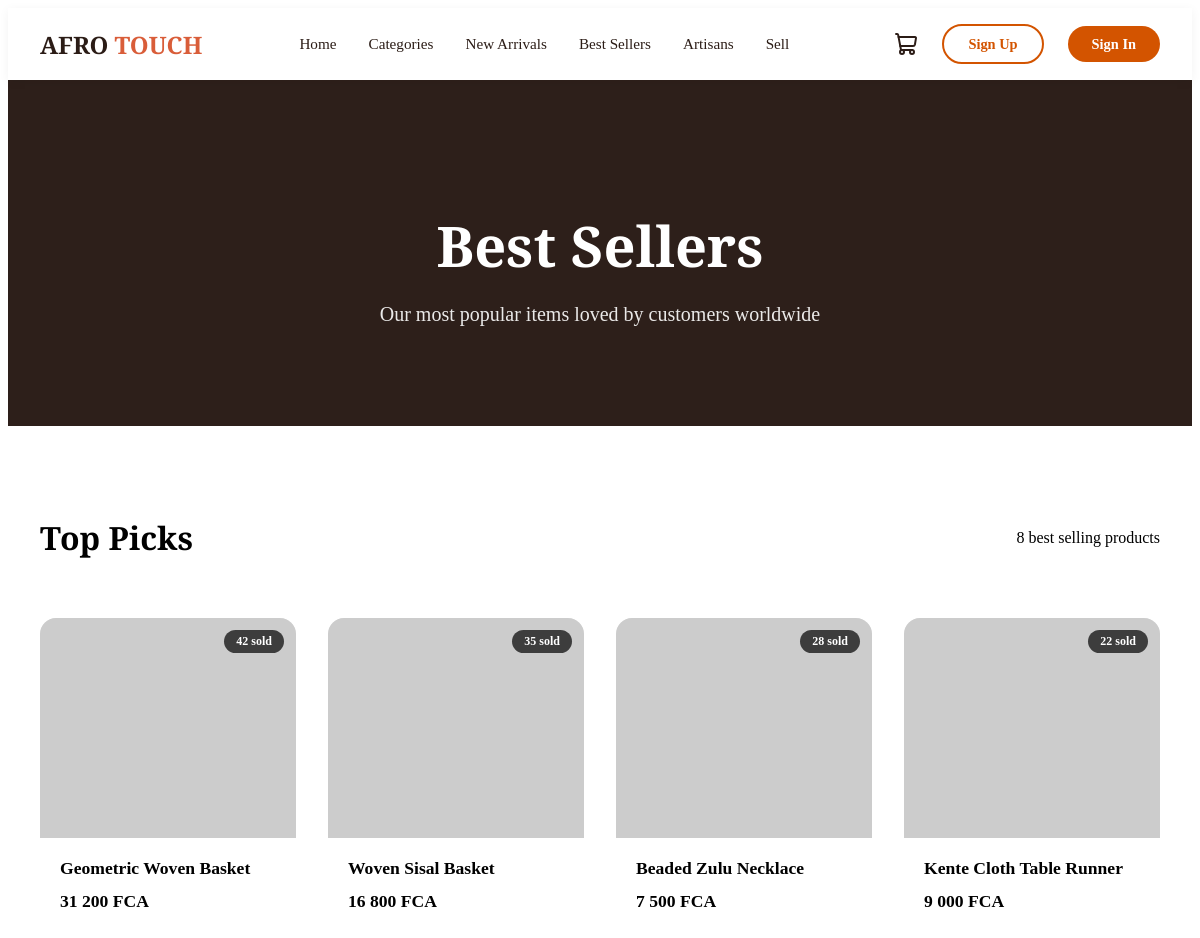
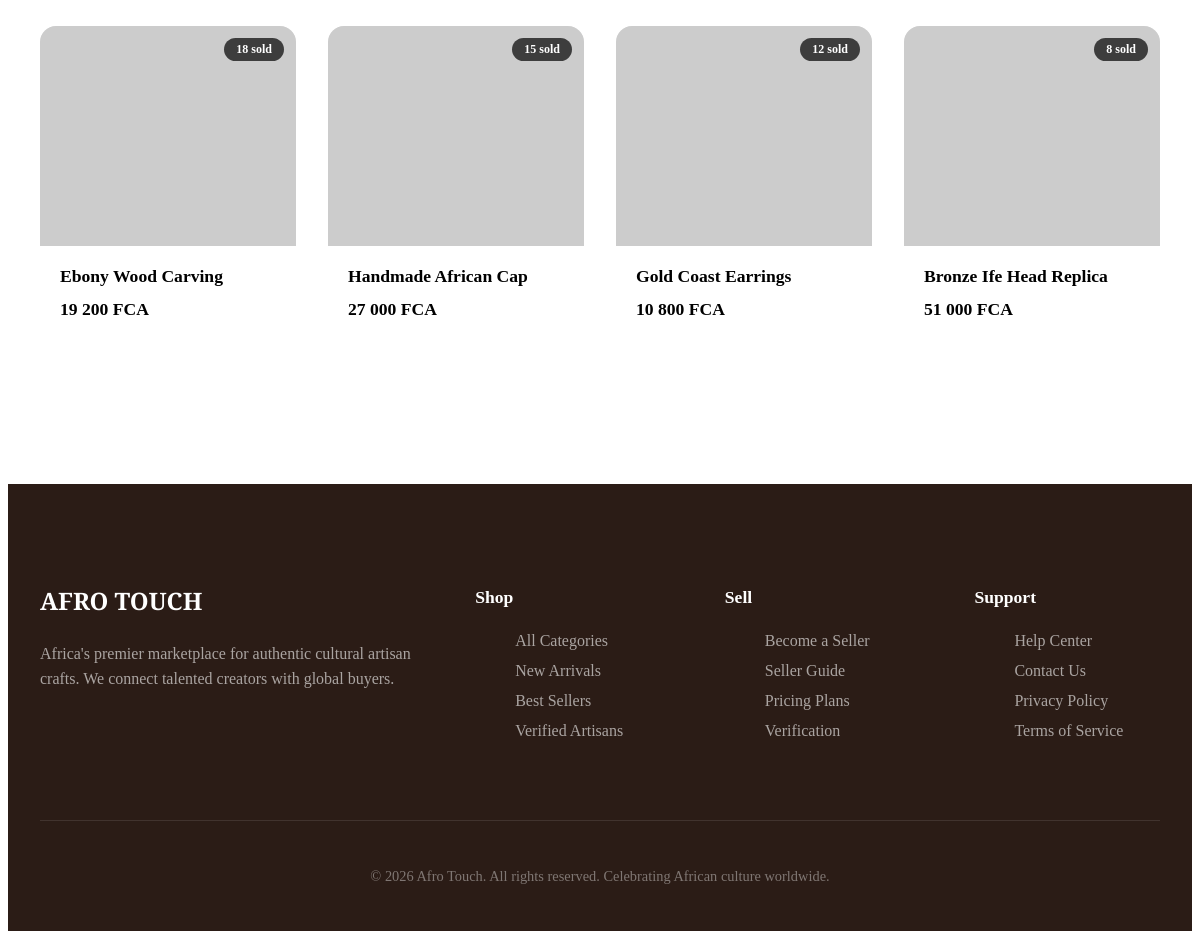
/TREACY/best-sellers.php, run on the app's committed database (2 pictures, top to bottom).
### tables this page shows
CREATE TABLE IF NOT EXISTS products (
    id INT AUTO_INCREMENT PRIMARY KEY,
    seller_id INT NOT NULL,
    category_id INT NOT NULL,
    name VARCHAR(255) NOT NULL,
    slug VARCHAR(100) UNIQUE NOT NULL,
    description TEXT,
    price DECIMAL(10,2) NOT NULL,
    compare_price DECIMAL(10,2),
    image VARCHAR(500),
    images TEXT,
    stock INT DEFAULT 0,
    sku VARCHAR(100),
    status ENUM('active', 'inactive', 'draft') DEFAULT 'active',
    is_featured BOOLEAN DEFAULT FALSE,
    is_verified BOOLEAN DEFAULT FALSE,
    sales_count INT DEFAULT 0,
    view_count INT DEFAULT 0,
    created_at DATETIME DEFAULT CURRENT_TIMESTAMP,
    updated_at DATETIME DEFAULT CURRENT_TIMESTAMP ON UPDATE CURRENT_TIMESTAMP
);

### TREACY/db.php (called while the page is built, shortened)
<?php
if (!function_exists('getProducts')) {
function getProducts($pdo, $limit = null, $category = null, $featured = false, $newArrivals = false, $bestSellers = false) {
    $sql = "SELECT p.*, c.name as category_name, s.store_name, s.is_verified
            FROM products p
            LEFT JOIN categories c ON p.category_id = c.id
            LEFT JOIN sellers s ON p.seller_id = s.id
            WHERE p.status = 'active'";
    $params = [];
    if ($bestSellers) {
        $sql .= " ORDER BY p.sales_count DESC";
    } else {
        $sql .= " ORDER BY p.created_at DESC";
    }
    if ($limit) {
        $sql .= " LIMIT " . intval($limit);
    }
    $stmt = $pdo->prepare($sql);
    $stmt->execute($params);
    return $stmt->fetchAll();
}
}

### TREACY/best-sellers.php (the view, shortened to what this page needs)
<?php
include 'components/store-layout_start.php';
include 'db.php';
$bestSellers = getProducts($pdo, 20, null, false, false, true);
?>
<section class="page-hero">
    <h1>Best Sellers</h1>
    <p>Our most popular items loved by customers worldwide</p>
</section>
<section class="products-section">
    <div class="section-header">
        <h2>Top Picks</h2>
        <span><?php echo count($bestSellers); ?> best selling products</span>
    </div>
    <?php if (empty($bestSellers)): ?>
    <div class="no-products">
        <p>No best sellers yet.</p>
    </div>
    <?php else: ?>
    <div class="products-grid">
        <?php foreach ($bestSellers as $p): ?>
        <div class="product-item" onclick="location.href='product-detail.php?id=<?php echo $p['id']; ?>'">
            <div class="product-image">
                <?php if ($p['image']): ?>
                <img src="<?php echo htmlspecialchars($p['image']); ?>" alt="<?php echo htmlspecialchars($p['name']); ?>">
                <?php else: ?>
                <img src="https://api.dicebear.com/7.x/initials/svg?seed=<?php echo urlencode($p['name']); ?>&backgroundColor=D35400" alt="">
                <?php endif; ?>
                <span class="sales-badge"><?php echo $p['sales_count']; ?> sold</span>
            </div>
            <div class="product-details">
                <h3><?php echo htmlspecialchars($p['name']); ?></h3>
                <div class="product-meta">
                    <span class="price"><?php echo number_format($p['price'], 0, ',', ' '); ?> FCA</span>
                </div>
            </div>
        </div>
        <?php endforeach; ?>
    </div>
    <?php endif; ?>
</section>
<?php include 'components/store-layout_end.php'; ?>

### TREACY/components/store-layout_start.php (shortened to what this page needs)
<!DOCTYPE html>
<html lang="en">
<head>
    <link rel="stylesheet" href="store-style.css">
</head>
<body class="storefront">
<?php
$user_logged_in = isset($_SESSION['user_id']);
$user_role = $_SESSION['role'] ?? '';
?>
<header class="store-header" id="storeHeader">
    <div class="header-left">
        <a href="home.php" class="store-logo">AFRO <span>TOUCH</span></a>
    </div>
    <nav class="main-nav" id="mainNav">
        <a href="home.php" class="nav-link">Home</a>
        <a href="products-store.php" class="nav-link">Categories</a>
        <a href="new-arrivals.php" class="nav-link">New Arrivals</a>
        <a href="best-sellers.php" class="nav-link">Best Sellers</a>
        <a href="verified-artisans.php" class="nav-link">Artisans</a>
        <a href="sell.php" class="nav-link">Sell</a>
    </nav>
    <div class="header-right">
        <a href="cart.php" class="cart-icon">
            <i data-lucide="shopping-cart" size="24"></i>
        </a>
        <?php if ($user_logged_in): ?>
        <div class="user-menu">
            <button class="user-btn" id="userMenuBtn">
                <i data-lucide="user" size="24"></i>
            </button>
            <div class="user-dropdown" id="userDropdown">
                <?php if ($user_role === 'seller'): ?>
                <a href="dashboard.php">Seller Dashboard</a>
                <a href="my-shop.php">My Shop</a>
                <?php elseif ($user_role === 'buyer'): ?>
                <a href="buyer-dashboard.php">My Dashboard</a>
                <a href="buyer-orders.php">My Orders</a>
                <?php elseif ($user_role === 'admin'): ?>
                <a href="admin-dashboard.php">Admin Dashboard</a>
                <?php endif; ?>
                <a href="buyer-settings.php">Settings</a>
                <a href="logout.php" class="logout">Logout</a>
            </div>
        </div>
        <?php else: ?>
        <a href="register.php" class="btn-signup">Sign Up</a>
        <a href="login.php" class="btn-login">Sign In</a>
        <?php endif; ?>
    </div>
</header>
<main class="store-content">

### TREACY/components/store-layout_end.php (shortened to what this page needs)
</main>
<footer class="store-footer">
    <div class="footer-grid">
        <div class="footer-brand">
            <h2>AFRO <span>TOUCH</span></h2>
            <p>Africa's premier marketplace for authentic cultural artisan crafts. We connect talented creators with global buyers.</p>
        </div>
        <div class="footer-col">
            <h4>Shop</h4>
            <ul>
                <li><a href="products-store.php">All Categories</a></li>
                <li><a href="new-arrivals.php">New Arrivals</a></li>
                <li><a href="best-sellers.php">Best Sellers</a></li>
                <li><a href="verified-artisans.php">Verified Artisans</a></li>
            </ul>
        </div>
        <div class="footer-col">
            <h4>Sell</h4>
            <ul>
                <li><a href="sell.php">Become a Seller</a></li>
                <li><a href="seller-guide.php">Seller Guide</a></li>
                <li><a href="pricing-plans.php">Pricing Plans</a></li>
                <li><a href="verification.php">Verification</a></li>
            </ul>
        </div>
        <div class="footer-col">
            <h4>Support</h4>
            <ul>
                <li><a href="help-center.php">Help Center</a></li>
                <li><a href="contact-us.php">Contact Us</a></li>
                <li><a href="privacy-policy.php">Privacy Policy</a></li>
                <li><a href="terms-of-service.php">Terms of Service</a></li>
            </ul>
        </div>
    </div>
    <div class="footer-bottom">
        <p>&copy; 2026 Afro Touch. All rights reserved. Celebrating African culture worldwide.</p>
    </div>
</footer>
</body>
</html>

### TREACY/store-style.css (style rules this page uses)
:root { --store-bg: #FFFFFF; --footer-bg: #2B1C16; --accent-orange: #D95D39; --text-dark: #2B1C16; --text-muted: #6B5E59; --font-heading: 'Instrument Serif', Georgia, serif; --font-body: 'Inter', system-ui, sans-serif; }
body.storefront { background-color: var(--store-bg); display: block; }
.store-header { display: flex; justify-content: space-between; align-items: center; padding: 1.5rem 2rem; position: sticky; top: 0; background: white; z-index: 1000; }
.store-logo { font-family: var(--font-heading); font-size: 1.75rem; font-weight: 600; color: var(--text-dark); }
.store-logo span { color: var(--accent-orange); }
.cart-icon { position: relative; cursor: pointer; text-decoration: none; color: var(--text-dark); }
.store-footer { background: var(--footer-bg); color: white; padding: 5rem 2rem 2rem; margin-top: 5rem; }
.footer-grid { max-width: 1200px; margin: 0 auto; display: grid; grid-template-columns: 2fr 1fr 1fr 1fr; gap: 4rem; margin-bottom: 4rem; }
.footer-brand h2 { font-family: var(--font-heading); margin-bottom: 1.5rem; color: white; }
.footer-brand p { color: rgba(255,255,255,0.6); line-height: 1.6; }
.footer-col h4 { margin-bottom: 1.5rem; font-weight: 600; font-size: 1.1rem; }
.footer-col ul { list-style: none; }
.footer-col ul li { margin-bottom: 0.75rem; }
.footer-col ul li a { color: rgba(255,255,255,0.6); text-decoration: none; transition: color 0.2s; }
.footer-bottom { border-top: 1px solid rgba(255,255,255,0.1); padding-top: 2rem; text-align: center; color: rgba(255,255,255,0.4); font-size: 0.9rem; }

### TREACY/components/store-layout_start.php (style rules this page uses)
.store-header { display: flex; justify-content: space-between; align-items: center; padding: 1rem 2rem; position: sticky; top: 0; background: white; z-index: 1000; box-shadow: 0 2px 10px rgba(0,0,0,0.05); }
.header-left { display: flex; align-items: center; gap: 1rem; }
.store-logo { font-family: var(--font-heading); font-size: 1.5rem; font-weight: 600; color: var(--text-dark); text-decoration: none; }
.store-logo span { color: var(--accent-orange); }
.main-nav { display: flex; gap: 2rem; }
.nav-link { color: var(--text-dark); text-decoration: none; font-weight: 500; font-size: 0.95rem; transition: color 0.2s; position: relative; }
.nav-link::after { content: ''; position: absolute; bottom: -4px; left: 0; width: 0; height: 2px; background: var(--accent-orange); transition: width 0.2s; }
.header-right { display: flex; align-items: center; gap: 1rem; }
.btn-login { background: #D35400 !important; color: white !important; padding: 0.6rem 1.5rem; border-radius: 100px; text-decoration: none; font-weight: 600; font-size: 0.9rem; transition: transform 0.2s; display: inline-block; }
.btn-signup { background: transparent !important; color: #D35400 !important; padding: 0.6rem 1.5rem; border-radius: 100px; text-decoration: none; font-weight: 600; font-size: 0.9rem; border: 2px solid #D35400; transition: all 0.2s; display: inline-block; margin-right: 0.5rem; }
.cart-icon { position: relative; cursor: pointer; text-decoration: none; color: var(--text-dark); display: flex; align-items: center; padding: 0.5rem; }

### TREACY/best-sellers.php (style rules this page uses)
.page-hero { background: #2D1F1A; color: white; padding: 5rem 2rem; text-align: center; }
.page-hero h1 { font-family: var(--font-heading); font-size: 3.5rem; margin-bottom: 1rem; }
.page-hero p { font-size: 1.25rem; opacity: 0.9; }
.products-section { padding: 4rem 2rem; max-width: 1400px; margin: 0 auto; }
.section-header { display: flex; justify-content: space-between; align-items: center; margin-bottom: 2rem; }
.section-header h2 { font-family: var(--font-heading); font-size: 2rem; }
.products-grid { display: grid; grid-template-columns: repeat(auto-fill, minmax(250px, 1fr)); gap: 2rem; }
.product-item { background: white; border-radius: 16px; border: 1px solid var(--border-color); overflow: hidden; cursor: pointer; transition: transform 0.2s, box-shadow 0.2s; }
.product-image { position: relative; height: 220px; background: #f5f5f5; }
.product-image img { width: 100%; height: 100%; object-fit: cover; }
.sales-badge { position: absolute; top: 12px; right: 12px; background: rgba(0,0,0,0.7); color: white; padding: 4px 12px; border-radius: 100px; font-size: 0.75rem; font-weight: 600; }
.product-details { padding: 1.25rem; }
.product-details h3 { font-size: 1.1rem; margin: 0 0 0.75rem; }
.product-meta { display: flex; justify-content: space-between; align-items: center; }
.price { font-weight: 700; color: var(--primary-color); font-size: 1.1rem; }

### data on the page
products: sales_count "42", name "Geometric Woven Basket", price "31 200"
products: sales_count "35", name "Woven Sisal Basket", price "16 800"
products: sales_count "28", name "Beaded Zulu Necklace", price "7 500"
products: sales_count "22", name "Kente Cloth Table Runner", price "9 000"
products: sales_count "18", name "Ebony Wood Carving", price "19 200"
products: sales_count "15", name "Handmade African Cap", price "27 000"
products: sales_count "12", name "Gold Coast Earrings", price "10 800"
products: sales_count "8", name "Bronze Ife Head Replica", price "51 000"

### other printed values
count($bestSellers) "8"
